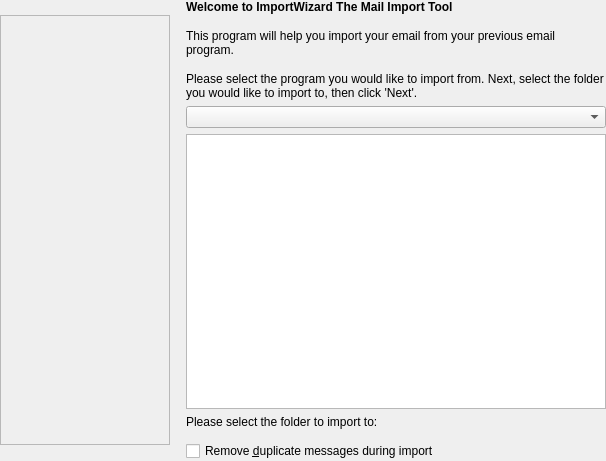
<?xml version="1.0" encoding="UTF-8"?>
<ui version="4.0">
 <class>ManualSelectFilterPage</class>
 <widget class="QWidget" name="ManualSelectFilterPage">
  <property name="geometry">
   <rect>
    <x>0</x>
    <y>0</y>
    <width>606</width>
    <height>461</height>
   </rect>
  </property>
  <layout class="QHBoxLayout">
   <property name="leftMargin">
    <number>0</number>
   </property>
   <property name="topMargin">
    <number>0</number>
   </property>
   <property name="rightMargin">
    <number>0</number>
   </property>
   <property name="bottomMargin">
    <number>0</number>
   </property>
   <item>
    <widget class="QLabel" name="mIntroSidebar">
     <property name="sizePolicy">
      <sizepolicy hsizetype="Fixed" vsizetype="Fixed">
       <horstretch>0</horstretch>
       <verstretch>0</verstretch>
      </sizepolicy>
     </property>
     <property name="minimumSize">
      <size>
       <width>170</width>
       <height>430</height>
      </size>
     </property>
     <property name="frameShape">
      <enum>QFrame::StyledPanel</enum>
     </property>
     <property name="frameShadow">
      <enum>QFrame::Plain</enum>
     </property>
     <property name="lineWidth">
      <number>0</number>
     </property>
     <property name="scaledContents">
      <bool>true</bool>
     </property>
     <property name="wordWrap">
      <bool>false</bool>
     </property>
     <property name="indent">
      <number>0</number>
     </property>
    </widget>
   </item>
   <item>
    <spacer name="spacer56">
     <property name="orientation">
      <enum>Qt::Horizontal</enum>
     </property>
     <property name="sizeType">
      <enum>QSizePolicy::Fixed</enum>
     </property>
     <property name="sizeHint" stdset="0">
      <size>
       <width>10</width>
       <height>10</height>
      </size>
     </property>
    </spacer>
   </item>
   <item>
    <layout class="QVBoxLayout" name="_2">
     <property name="leftMargin">
      <number>0</number>
     </property>
     <property name="topMargin">
      <number>0</number>
     </property>
     <property name="rightMargin">
      <number>0</number>
     </property>
     <property name="bottomMargin">
      <number>0</number>
     </property>
     <item>
      <widget class="QLabel" name="TextLabel6">
       <property name="sizePolicy">
        <sizepolicy hsizetype="Minimum" vsizetype="Minimum">
         <horstretch>0</horstretch>
         <verstretch>0</verstretch>
        </sizepolicy>
       </property>
       <property name="text">
        <string>&lt;!DOCTYPE HTML PUBLIC &quot;-//W3C//DTD HTML 4.0//EN&quot; &quot;http://www.w3.org/TR/REC-html40/strict.dtd&quot;&gt;
&lt;html&gt;&lt;head&gt;&lt;meta name=&quot;qrichtext&quot; content=&quot;1&quot; /&gt;&lt;style type=&quot;text/css&quot;&gt;
p, li { white-space: pre-wrap; }
&lt;/style&gt;&lt;/head&gt;&lt;body style=&quot; font-family:'Sans Serif'; font-size:10pt; font-weight:400; font-style:normal;&quot;&gt;
&lt;p style=&quot; margin-top:0px; margin-bottom:0px; margin-left:0px; margin-right:0px; -qt-block-indent:0; text-indent:0px;&quot;&gt;&lt;span style=&quot; font-family:'DejaVu Sans'; font-size:9pt; font-weight:600;&quot;&gt;Welcome to ImportWizard The Mail Import Tool&lt;/span&gt;&lt;span style=&quot; font-family:'DejaVu Sans'; font-size:9pt;&quot;&gt; &lt;br /&gt;&lt;br /&gt;This program will help you import your email from your previous email program.&lt;br /&gt;&lt;br /&gt;Please select the program you would like to import from. Next, select the folder you would like to import to, then click 'Next'.&lt;/span&gt;&lt;/p&gt;&lt;/body&gt;&lt;/html&gt;</string>
       </property>
       <property name="textFormat">
        <enum>Qt::RichText</enum>
       </property>
       <property name="alignment">
        <set>Qt::AlignLeading|Qt::AlignLeft|Qt::AlignTop</set>
       </property>
       <property name="wordWrap">
        <bool>true</bool>
       </property>
      </widget>
     </item>
     <item>
      <widget class="QComboBox" name="mFilterCombo">
       <property name="sizePolicy">
        <sizepolicy hsizetype="MinimumExpanding" vsizetype="Fixed">
         <horstretch>0</horstretch>
         <verstretch>0</verstretch>
        </sizepolicy>
       </property>
      </widget>
     </item>
     <item>
      <widget class="QTextEdit" name="mDesc">
       <property name="readOnly">
        <bool>true</bool>
       </property>
      </widget>
     </item>
     <item>
      <widget class="QLabel" name="label">
       <property name="text">
        <string>Please select the folder to import to:</string>
       </property>
      </widget>
     </item>
     <item>
      <widget class="MailCommon::FolderRequester" name="mCollectionRequestor" native="true"/>
     </item>
     <item>
      <widget class="QCheckBox" name="remDupMsg">
       <property name="text">
        <string>Remove &amp;duplicate messages during import</string>
       </property>
       <property name="checked">
        <bool>false</bool>
       </property>
      </widget>
     </item>
    </layout>
   </item>
  </layout>
 </widget>
 <customwidgets>
  <customwidget>
   <class>MailCommon::FolderRequester</class>
   <extends>QWidget</extends>
   <header location="global">MailCommon/FolderRequester</header>
   <container>1</container>
  </customwidget>
 </customwidgets>
 <resources/>
 <connections/>
</ui>
